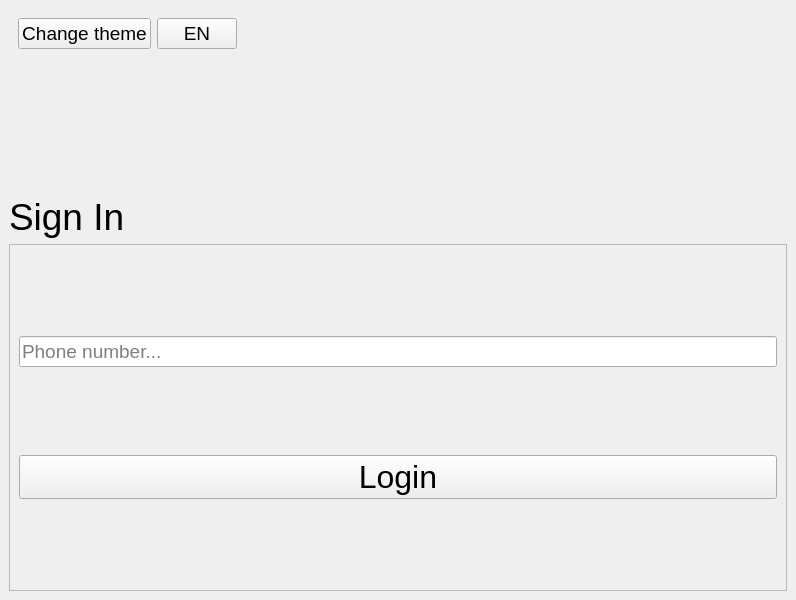
<?xml version="1.0" encoding="UTF-8"?>
<ui version="4.0">
 <class>MainWindow</class>
 <widget class="QMainWindow" name="MainWindow">
  <property name="geometry">
   <rect>
    <x>0</x>
    <y>0</y>
    <width>796</width>
    <height>600</height>
   </rect>
  </property>
  <property name="windowTitle">
   <string>yanzoo</string>
  </property>
  <widget class="QWidget" name="centralwidget">
   <layout class="QVBoxLayout" name="verticalLayout">
    <item>
     <widget class="QWidget" name="themeWidget" native="true">
      <property name="sizePolicy">
       <sizepolicy hsizetype="Preferred" vsizetype="Preferred">
        <horstretch>0</horstretch>
        <verstretch>0</verstretch>
       </sizepolicy>
      </property>
      <layout class="QHBoxLayout" name="horizontalLayout">
       <item>
        <widget class="QPushButton" name="themeButton">
         <property name="font">
          <font>
           <pointsize>14</pointsize>
          </font>
         </property>
         <property name="text">
          <string>Change theme</string>
         </property>
         <property name="checkable">
          <bool>true</bool>
         </property>
        </widget>
       </item>
       <item>
        <widget class="QPushButton" name="pushButton">
         <property name="font">
          <font>
           <pointsize>14</pointsize>
          </font>
         </property>
         <property name="text">
          <string>EN</string>
         </property>
        </widget>
       </item>
       <item>
        <spacer name="horizontalSpacer">
         <property name="orientation">
          <enum>Qt::Orientation::Horizontal</enum>
         </property>
         <property name="sizeHint" stdset="0">
          <size>
           <width>40</width>
           <height>20</height>
          </size>
         </property>
        </spacer>
       </item>
      </layout>
     </widget>
    </item>
    <item>
     <widget class="QLabel" name="loginLabel">
      <property name="sizePolicy">
       <sizepolicy hsizetype="Preferred" vsizetype="Preferred">
        <horstretch>0</horstretch>
        <verstretch>1</verstretch>
       </sizepolicy>
      </property>
      <property name="font">
       <font>
        <pointsize>28</pointsize>
       </font>
      </property>
      <property name="text">
       <string>Sign In</string>
      </property>
      <property name="alignment">
       <set>Qt::AlignmentFlag::AlignBottom|Qt::AlignmentFlag::AlignLeading|Qt::AlignmentFlag::AlignLeft</set>
      </property>
      <property name="margin">
       <number>25</number>
      </property>
      <property name="role" stdset="0">
       <string notr="true">title</string>
      </property>
     </widget>
    </item>
    <item>
     <widget class="QFrame" name="loginFrame">
      <property name="sizePolicy">
       <sizepolicy hsizetype="Preferred" vsizetype="Preferred">
        <horstretch>0</horstretch>
        <verstretch>2</verstretch>
       </sizepolicy>
      </property>
      <property name="frameShape">
       <enum>QFrame::Shape::StyledPanel</enum>
      </property>
      <property name="frameShadow">
       <enum>QFrame::Shadow::Raised</enum>
      </property>
      <property name="card" stdset="0">
       <bool>true</bool>
      </property>
      <layout class="QVBoxLayout" name="verticalLayout_2">
       <item>
        <widget class="QLineEdit" name="phoneInput">
         <property name="font">
          <font>
           <pointsize>14</pointsize>
          </font>
         </property>
         <property name="text">
          <string/>
         </property>
         <property name="placeholderText">
          <string>Phone number...</string>
         </property>
        </widget>
       </item>
       <item>
        <widget class="QPushButton" name="signInButton">
         <property name="sizePolicy">
          <sizepolicy hsizetype="Minimum" vsizetype="Fixed">
           <horstretch>0</horstretch>
           <verstretch>0</verstretch>
          </sizepolicy>
         </property>
         <property name="minimumSize">
          <size>
           <width>0</width>
           <height>0</height>
          </size>
         </property>
         <property name="font">
          <font>
           <pointsize>24</pointsize>
          </font>
         </property>
         <property name="text">
          <string>Login</string>
         </property>
        </widget>
       </item>
      </layout>
     </widget>
    </item>
   </layout>
  </widget>
 </widget>
 <resources/>
 <connections/>
</ui>
